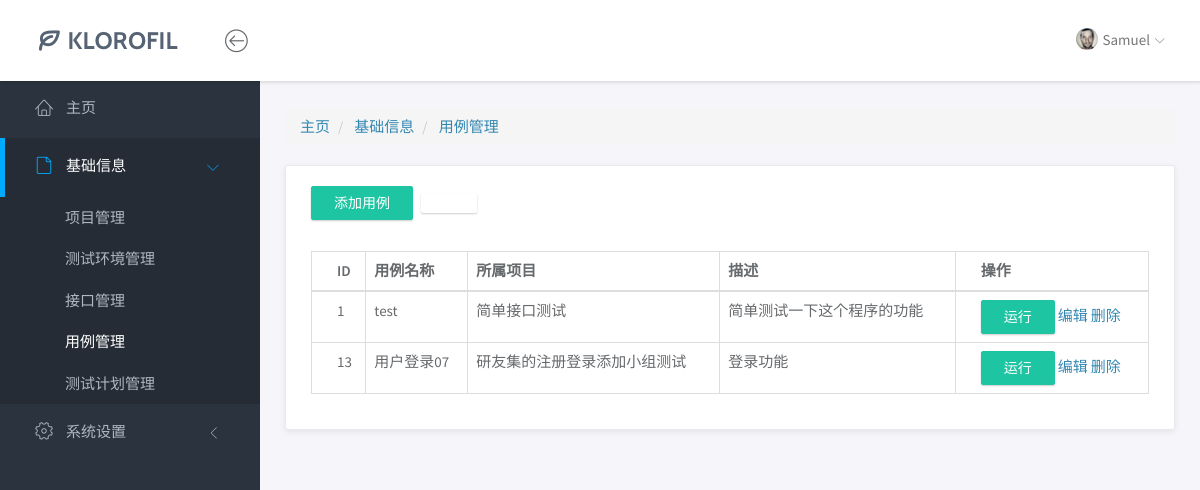
The page /base/case/ on the database as committed earlier.
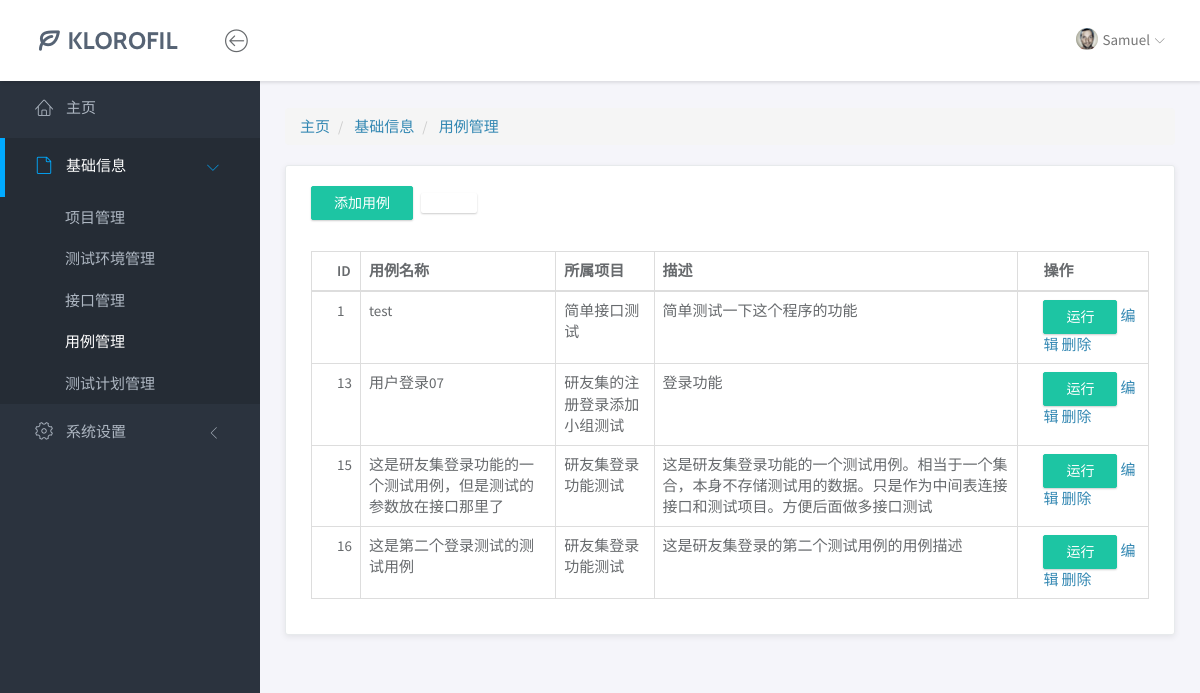
The same page on the database as committed later.
### base/models.py (models this page shows, shortened)
class Case(models.Model):
    case_id = models.AutoField(primary_key=True, null=False)  # 用例ID
    case_name = models.CharField(max_length=50)               # 用例名称
    project = models.ForeignKey('Project', on_delete=models.CASCADE)  # 所属项目（外键）
    description = models.CharField(max_length=200)           # 用例描述
    content = models.TextField()                             # 用例执行内容（JSON格式）

class Project(models.Model):
    prj_id = models.AutoField(primary_key=True, null=False)   # 项目ID
    prj_name = models.CharField(max_length=50)                # 项目名称
    sign = models.ForeignKey('Sign', on_delete=models.CASCADE)  # 关联的签名信息（外键）
    description = models.CharField(max_length=100)           # 项目描述
    def __str__(self):
        return self.prj_name

### base/views/case_views.py (the view)
# urls.py: path('case/', case_index),
def case_index(request):
    case_list = Case.objects.all()
    return render(request, "base/case/index.html", {"case_list": case_list})

### templates/base/case/index.html (shortened to what this page needs)
{% extends "../../base.html" %}
{% block crumbs %}
<div class="row">
    <div class="col-md-12">
        <ol class="breadcrumb">
            <li>
                <a href="/yqjr/index">主页</a>
            </li>
            <li class="active">
                <a class="this">基础信息</a>
            </li>
            <li class="active">
                <a class="this-page">用例管理</a>
            </li>
        </ol>
    </div>
</div>
{% endblock %}
{% block body %}
<div class="row">
    <div class="col-md-12">
        <div class="panel">
            <div class="panel-heading">
                <a href="/base/case_add/" class="btn btn-primary">添加用例</a>
                <button class="btn btn-primary" onclick="openFileSelector()">外部导入</button>
            </div>
            <div class="panel-body">
                <table class="table table-bordered">
                    <thead>
                    <tr>
                        <th>ID</th>
                        <th>用例名称</th>
                        <th>所属项目</th>
                        <th>描述</th>
                        <th>操作</th>
                    </tr>
                    </thead>
                    <tbody>
                    {% for case in case_list %}
                    <tr>
                        <td>{{ case.case_id }}</td>
                        <td>{{ case.case_name }}</td>
                        <td prj_id="{{ case.project.prj_id }}">{{ case.project }}</td>
                        <td>{{ case.description }}</td>
                        <td>
                            <button class="#runCaseForm btn btn-primary" onclick="debug_button(this);
                            " data-toggle="modal" data-target="#runCaseForm">运行</button>
                            <a href="/base/case_update?case_id={{ case.case_id  }}" class="layui-btn layui-btn-xs"
                               lay-event="edit">编辑</a>
                            <a href="/base/case_delete?case_id={{ case.case_id  }}"
                               class="layui-btn layui-btn-danger layui-btn-xs"
                               lay-event="del">删除</a>
                        </td>
                    </tr>
                    {% endfor %}
                    </tbody>
                </table>
            </div>
        </div>
    </div>
    {% endblock %}

Rows that differ between the two databases and show on the page:
added Case: case_id "15", case_name "这是研友集登录功能的一个测试用例，但是测试的参数放在接口那里了", project "研友集登录功能测试", description "这是研友集登录功能的一个测试用例。相当于一个集合，本身不存储测试用的数据。只是作为中间表连接接口和测试项目。方便后面做多接口测试"
added Case: case_id "16", case_name "这是第二个登录测试的测试用例", project "研友集登录功能测试", description "这是研友集登录的第二个测试用例的用例描述"
